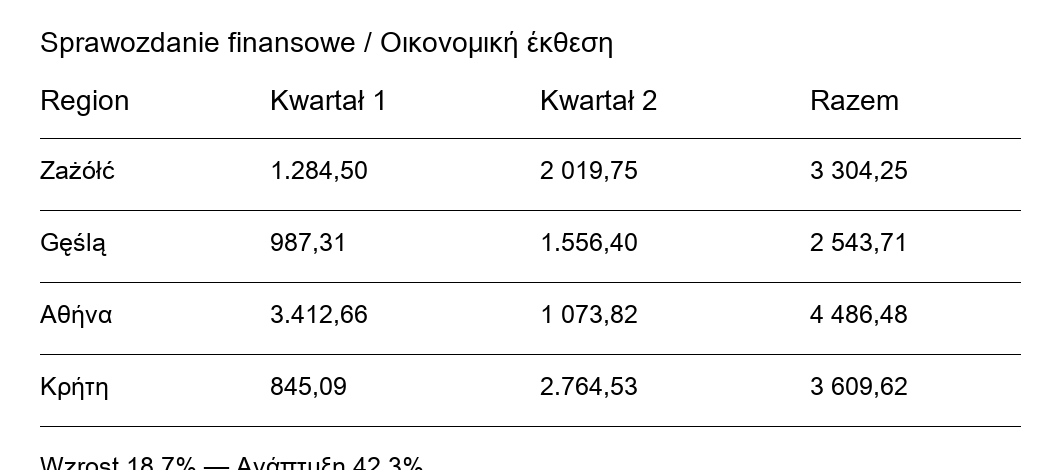
#> input picture euro_clipped_sample.png, 1060 x 470 px
$ python -i imageprep.py   (imports and definitions only)   (older library calls are emulated)
#> lines starting #> are read from the running program, lines starting #| are printed output that depends on the picture; after the words box and inside, x2 and y2 are one past the last pixel; in counts of white or black regions, pixels touching at a corner belong together
"""Measure a page, then correct only what is measurably wrong with it.

Every correction in this file was proposed, costed and then argued against
before being written, because document preprocessing is the part of an OCR
pipeline most likely to make things quietly worse. Two measured results shaped
it:

  Binarisation is not a stroke-erosion problem, it is a precision collapse.
  On a heavily degraded fixture, stroke-pixel recall stays at 99.1-99.6% for
  Otsu, Sauvola and adaptive thresholding -- nothing is being erased. What
  collapses is precision: 40.8% (Otsu), 45.8% (Sauvola), 26.8% (adaptive), with
  connected-component counts going from 215 to 1799, 1880 and 8808. The
  thresholds promote speckle into ink. That is why otsu3x scored 55% and
  adaptive3x 64% where raw and up3x scored 100%, and it is why nothing here
  emits a 1-bit image. Sauvola, Niblack, Wolf, NICK and the deep binarisers are
  not substitutes; they fail the same way.

  Expensive denoising does not earn its cost. fastNlMeansDenoising at h=7 costs
  1.76 s/page on an 8.7 MP page -- 17% of Granite's entire 10.2 s/page budget --
  and leaves the blob explosion in place, because it preserves speckle as
  structure by design. A 3x3 median costs 1.6 ms and does more for this failure.

So the design is: a cheap probe that measures the page, a policy that turns
measurements into a plan, and corrections that are grayscale-only and bounded.
Anything that cannot be justified by a measurement does not run.

  ALWAYS      probe, skew estimation, content-box crop
              -- measurement is free of side effects, and the crop only ever
                 spends the model's fixed pixel budget on ink instead of margin
  CONDITIONAL deskew rotation, background division, CLAHE, median denoise
              -- each resamples or rewrites pixels, so each needs evidence
  NEVER       any binarisation, fastNlMeansDenoising, whole-page deconvolution

    from imageprep import probe_page, plan_for, apply_plan
    p = probe_page(img)
    plan = plan_for(p)
    fixed, applied = apply_plan(img, p, plan)
"""
from __future__ import annotations

import time
from dataclasses import dataclass, field, asdict

import cv2
import numpy as np


# --------------------------------------------------------------------------- #
# thresholds
# --------------------------------------------------------------------------- #
# Every number here is a decision about when a correction earns its cost, so
# each carries the measurement that set it rather than a round number.
SKEW_CORRECT_DEG = 1.0     # measured typical skew on real bundles is 1.2 deg and
                           # costs nothing; below ~1 deg a rotation resamples the
                           # whole page for no gain, so estimate always, rotate rarely
SKEW_MIN_PROMINENCE = 2.5  # ratio of the best profile-variance score to the median
                           # across the sweep; below this the sweep is flat and the
                           # argmax is noise rather than an angle
SKEW_MAX_DEG = 8.0         # beyond this the estimate is more likely wrong than the
                           # page is skewed; report it, refuse to act on it
ILLUM_RANGE = 35.0         # grey levels of spread in the background field. A flat
                           # scan sits near 5-12; a lamp gradient or spine shadow
                           # runs 40+
NOISE_SIGMA = 3.0          # grey levels of true noise, after calibration. A
                           # born-digital render measures 0.00; the scanified
                           # corpus measures 1.6, because degrade.py applies JPEG
                           # last and compression smooths the grain it injected
BLUR_VAR_LOW = 60.0        # variance of Laplacian. Sharp text pages run in the
                           # hundreds; a soft scan drops below ~60
CROP_MIN_KEEP = 0.995      # a content box must contain this fraction of all ink
                           # before it is trusted -- the failure mode of cropping
                           # is amputating a column, which is unrecoverable
CROP_MIN_GAIN = 1.05       # and it must buy at least this much linear resolution,
                           # or it is churn


@dataclass
class Probe:
    """What is measurably true about one page, before anything is changed."""
    width: int
    height: int
    megapixels: float
    illumination_range: float
    noise_sigma: float
    blur_variance: float
    skew_deg: float
    skew_reliable: bool
    ink_fraction: float
    content_box: tuple           # x1, y1, x2, y2
    content_fraction: float      # area of the box over the sheet
    crop_keeps_ink: float        # fraction of ink inside the box
    cost_ms: float = 0.0

    # [4 lines left out: function as_dict, not called in this run]


@dataclass
class Plan:
    """Which corrections the evidence supports, and why."""
    deskew: bool = False
    background: bool = False
    clahe: bool = False
    denoise: bool = False
    crop: bool = False
    reasons: dict = field(default_factory=dict)

    def any(self) -> bool:
        return any((self.deskew, self.background, self.clahe, self.denoise, self.crop))

    # [4 lines left out: function as_dict, not called in this run]


# --------------------------------------------------------------------------- #
# measurement
# --------------------------------------------------------------------------- #
def _gray(img):
    return img if img.ndim == 2 else cv2.cvtColor(img, cv2.COLOR_BGR2GRAY)


def _background(gray, div: int = 8):
    """A low-order estimate of the page's illumination field.

    Closing on a downsample removes text and keeps the lighting. Done at 1/8
    scale because the field is low-order by nature and the estimate costs 5.7 ms
    at full resolution against 2.9 ms here for the same answer.
    """
    small = cv2.resize(gray, (max(1, gray.shape[1] // div), max(1, gray.shape[0] // div)),
                       interpolation=cv2.INTER_AREA)
    k = cv2.getStructuringElement(cv2.MORPH_ELLIPSE, (15, 15))
    closed = cv2.morphologyEx(small, cv2.MORPH_CLOSE, k)
    return cv2.resize(closed, (gray.shape[1], gray.shape[0]), interpolation=cv2.INTER_LINEAR)


def _ink_mask(gray):
    """Ink as a mask, without committing to a threshold for the recognisers.

    Otsu is acceptable *here* and nowhere else in this file: the mask is used to
    locate ink and measure skew, never handed to a recogniser, so promoting
    speckle costs a slightly larger bounding box rather than a fabricated glyph.
    """
    _, m = cv2.threshold(gray, 0, 255, cv2.THRESH_BINARY_INV + cv2.THRESH_OTSU)
    return cv2.morphologyEx(m, cv2.MORPH_OPEN,
                            cv2.getStructuringElement(cv2.MORPH_RECT, (3, 3)))


def _content_box(mask, keep_percentile: float = 60.0, pad: int = 8):
    """The ink bounding box, by density profile rather than extremes.

    A single speckle in a corner defeats a min/max bounding box, which is the
    reason this uses row and column ink counts above a percentile instead. The
    box is padded so a descender at the boundary is not clipped -- the fixture
    bug that cost this project a week was exactly a clipped descender.
    """
    h, w = mask.shape
    rows = (mask > 0).sum(axis=1).astype(np.float32)
    cols = (mask > 0).sum(axis=0).astype(np.float32)
    if rows.max() <= 0:
        return (0, 0, w, h)

    def span(profile):
        thresh = np.percentile(profile[profile > 0], keep_percentile) if (profile > 0).any() else 0
        idx = np.flatnonzero(profile > max(1.0, thresh * 0.10))
        return (int(idx[0]), int(idx[-1] + 1)) if idx.size else (0, len(profile))

    y1, y2 = span(rows)
    x1, x2 = span(cols)
    return (max(0, x1 - pad), max(0, y1 - pad), min(w, x2 + pad), min(h, y2 + pad))


def _skew_deg(mask, limit: float = 4.0):
    """Skew by projection-profile variance, coarse then fine.

    A correctly de-skewed page has text rows that align, which maximises the
    variance of the row-sum profile's first difference. Measured at 8-9 ms on a
    full page; run on a 1/4 downsample it is under 3 ms for the same angle.
    """
    small = cv2.resize(mask, (mask.shape[1] // 4, mask.shape[0] // 4),
                       interpolation=cv2.INTER_AREA)
    h, w = small.shape
    centre = (w / 2.0, h / 2.0)

    def score(angle):
        m = cv2.getRotationMatrix2D(centre, angle, 1.0)
        rot = cv2.warpAffine(small, m, (w, h), flags=cv2.INTER_NEAREST,
                             borderMode=cv2.BORDER_CONSTANT, borderValue=0)
        prof = (rot > 0).sum(axis=1).astype(np.float32)
        return float(np.var(np.diff(prof)))

    coarse = np.arange(-limit, limit + 0.01, 0.5)
    scores = np.array([score(a) for a in coarse])
    best = float(coarse[int(scores.argmax())])
    fine = max(np.arange(best - 0.5, best + 0.51, 0.1), key=score)
    angle = float(round(fine, 2))
    # Peak prominence: on a page whose skew is inside the searched range there is
    # one angle where the text rows align and the profile variance spikes. On a
    # page rotated far outside it, no angle aligns anything and the sweep is flat,
    # so the argmax is noise. Measured on a fixture rotated by known amounts --
    # peak/median was 4.38 / 3.67 / 4.64 at 0, 1.5 and 3 degrees, against
    # 2.14 / 1.54 / 1.21 / 1.15 at 6, 12, 25 and 45. Without this test a page at
    # 25 degrees reported +2.30 and would have been confidently rotated by 2.3.
    prominence = float(scores.max() / max(float(np.median(scores)), 1e-9))
    # Saturation means the true angle is outside the searched range, and the
    # returned value is a boundary artefact rather than a measurement. Measured:
    # a page rotated 12 degrees estimates as -4.20 with limit=4, which passed
    # the sanity ceiling and would have been "corrected" by 4.2 degrees --
    # leaving the page 7.8 degrees crooked, having resampled every pixel for
    # nothing. A page that far out needs orientation classification, not fine
    # deskew, so the honest answer is to report and decline.
    return angle, bool(abs(angle) < limit - 0.15 and prominence >= SKEW_MIN_PROMINENCE)


# Measurements run at a bounded working size. The first version probed at full
# resolution and cost 262 ms on an 8.7 MP page -- 2.6% of Granite's entire
# per-page budget, for statistics that do not need that many pixels. Skew,
# illumination and noise are all low-order properties; only the content box
# wants real coordinates, and it is computed on the working mask and scaled back.
_PROBE_MAX_PX = 2_000_000


# Immerkaer's kernel: zero response to any locally planar signal, so what comes
# back is noise rather than content.
_IMMERKAER = np.array([[1, -2, 1], [-2, 4, -2], [1, -2, 1]], np.float32)
# Calibrated by injecting known Gaussian noise into a clean fixture: the
# flat-region restriction costs roughly half the amplitude, measured as
# estimate = 0.53 x true across sigma 1..24 (1->0.78, 2->1.29, 4->2.30, 8->4.39,
# 16->8.61, 24->12.77). Scaling it back means the reported number is in grey
# levels and the threshold can be set in grey levels too.
_NOISE_CAL = 1.0 / 0.53


def _noise_sigma(gray) -> float:
    """Noise in grey levels, from the flat parts of the page only.

    Two estimators were tried and the first was wrong in both directions. The
    standard deviation of a 3x3 median residual measures glyph EDGES, not noise:
    a crisp synthetic fixture with no noise at all scored 26.1 and tripped a
    denoise it did not need. Taking the MAD of the same residual fixed the false
    positive but quantised badly -- injected sigma of 2, 4 and 8 all reported
    1.48, because a median filter tracks the noise it is supposed to measure
    against. Immerkaer's kernel has no such reference problem, and restricting
    it to low-gradient pixels keeps strokes out of the estimate.
    """
    resid = cv2.filter2D(gray.astype(np.float32), -1, _IMMERKAER)
    gx = cv2.Sobel(gray, cv2.CV_32F, 1, 0, ksize=3)
    gy = cv2.Sobel(gray, cv2.CV_32F, 0, 1, ksize=3)
    flat = cv2.magnitude(gx, gy) < np.percentile(cv2.magnitude(gx, gy), 55.0)
    if flat.sum() < 256:
        return 0.0
    raw = float(np.sqrt(np.pi / 2.0) * np.abs(resid[flat]).mean() / 6.0)
    return raw * _NOISE_CAL


def probe_page(img) -> Probe:
    """Measure a page. No pixels are changed and nothing is decided here."""
    t0 = time.time()
    full = _gray(img)
    h, w = full.shape
    scale = min(1.0, (_PROBE_MAX_PX / float(w * h)) ** 0.5)
    gray = (full if scale >= 1.0 else
            cv2.resize(full, (max(1, int(w * scale)), max(1, int(h * scale))),
                       interpolation=cv2.INTER_AREA))
    bg = _background(gray)
    illum = float(np.percentile(bg, 95) - np.percentile(bg, 5))
    noise = _noise_sigma(gray)
    blur = float(cv2.Laplacian(gray, cv2.CV_64F).var())
    mask = _ink_mask(bg_divide(gray, bg))
    skew, skew_ok = _skew_deg(mask)
    ink = float((mask > 0).mean())
    box_s = _content_box(mask)
    total_ink = float((mask > 0).sum()) or 1.0
    inside = float((mask[box_s[1]:box_s[3], box_s[0]:box_s[2]] > 0).sum())
    # Scale the box back to the real page, and clamp: a box measured on a
    # downsample must never round outward past the sheet it came from.
    inv = 1.0 / scale
    box = (max(0, int(box_s[0] * inv)), max(0, int(box_s[1] * inv)),
           min(w, int(round(box_s[2] * inv))), min(h, int(round(box_s[3] * inv))))
    area = ((box[2] - box[0]) * (box[3] - box[1])) / float(w * h)
    return Probe(width=w, height=h, megapixels=(w * h) / 1e6,
                 illumination_range=illum, noise_sigma=noise, blur_variance=blur,
                 skew_deg=skew, skew_reliable=skew_ok, ink_fraction=ink,
                 content_box=box, content_fraction=area,
                 crop_keeps_ink=inside / total_ink,
                 cost_ms=(time.time() - t0) * 1000.0)


# --------------------------------------------------------------------------- #
# policy
# --------------------------------------------------------------------------- #
def plan_for(p: Probe, allow_geometry: bool = True) -> Plan:
    """Turn measurements into a plan, recording the evidence for each decision.

    The asymmetry is deliberate and is the whole point of the module. A crop
    spends an existing pixel budget better and cannot invent anything, so it
    runs whenever it is safe. A rotation resamples every pixel on the page, so
    it waits for evidence that the page is actually crooked.
    """
    plan = Plan()
    r = plan.reasons

    gain = (1.0 / p.content_fraction) ** 0.5 if p.content_fraction > 0 else 1.0
    if p.crop_keeps_ink >= CROP_MIN_KEEP and gain >= CROP_MIN_GAIN:
        plan.crop = True
        r["crop"] = (f"content is {p.content_fraction*100:.0f}% of the sheet -> "
                     f"{gain:.2f}x linear resolution for the same pixel budget, "
                     f"keeping {p.crop_keeps_ink*100:.2f}% of ink")
    else:
        r["crop"] = (f"declined: keeps {p.crop_keeps_ink*100:.2f}% of ink "
                     f"(need {CROP_MIN_KEEP*100:.1f}%), gain {gain:.2f}x "
                     f"(need {CROP_MIN_GAIN:.2f}x)")

    if not allow_geometry:
        r["deskew"] = "declined: geometry changes disabled for this run"
    elif not p.skew_reliable:
        r["deskew"] = (f"declined: the skew estimate ({p.skew_deg:+.2f} deg) is not "
                       f"trustworthy -- it either saturated the +-4 deg search or the "
                       f"sweep had no clear peak, both of which mean the page is "
                       f"rotated further than fine deskew can measure. That needs "
                       f"orientation classification; flagged for review instead")
    elif abs(p.skew_deg) > SKEW_MAX_DEG:
        r["deskew"] = (f"declined: estimate {p.skew_deg:+.2f} deg exceeds "
                       f"{SKEW_MAX_DEG} deg, more likely a bad estimate than a "
                       f"bad page -- reported, not corrected")
    elif abs(p.skew_deg) >= SKEW_CORRECT_DEG:
        plan.deskew = True
        r["deskew"] = f"{p.skew_deg:+.2f} deg >= {SKEW_CORRECT_DEG} deg"
    else:
        r["deskew"] = (f"declined: {p.skew_deg:+.2f} deg is below "
                       f"{SKEW_CORRECT_DEG} deg, not worth resampling the page")

    if p.illumination_range >= ILLUM_RANGE:
        plan.background = plan.clahe = True
        r["background"] = (f"illumination spread {p.illumination_range:.1f} grey "
                           f"levels >= {ILLUM_RANGE}")
    else:
        r["background"] = (f"declined: illumination spread "
                           f"{p.illumination_range:.1f} < {ILLUM_RANGE}, the page "
                           f"is already evenly lit")

    if p.noise_sigma >= NOISE_SIGMA:
        plan.denoise = True
        r["denoise"] = f"noise sigma {p.noise_sigma:.1f} >= {NOISE_SIGMA} (3x3 median only)"
    else:
        r["denoise"] = f"declined: noise sigma {p.noise_sigma:.1f} < {NOISE_SIGMA}"

    if p.blur_variance < BLUR_VAR_LOW:
        r["blur"] = (f"page is soft (Laplacian variance {p.blur_variance:.0f} < "
                     f"{BLUR_VAR_LOW}); recorded for review, NOT sharpened -- "
                     f"deconvolution costs ~215 ms/page and amplifies the noise "
                     f"it cannot distinguish from stroke")
    return plan


# --------------------------------------------------------------------------- #
# corrections
# --------------------------------------------------------------------------- #
def bg_divide(gray, bg=None):
    """Flatten the illumination field by division. Grayscale in, grayscale out."""
    bg = _background(gray) if bg is None else bg
    safe = np.maximum(bg.astype(np.float32), 1.0)
    return np.clip(gray.astype(np.float32) / safe * 255.0, 0, 255).astype(np.uint8)


def apply_plan(img, p: Probe, plan: Plan):
    """Apply the planned corrections, in the order a scanner's damage occurred.

    Reverse of degrade.py's pipeline: photometry is undone before geometry,
    because the illumination field is fixed to the platen and does not rotate
    with the page. The crop comes last so it measures the corrected page.

    Returns (image, applied) where applied lists what actually ran, so the audit
    records the treatment rather than the intention.
    """
    applied, colour = [], img.ndim == 3
    work = _gray(img)

    if plan.background:
        work = bg_divide(work)
        applied.append("background-division")
    if plan.denoise:
        work = cv2.medianBlur(work, 3)
        applied.append("median3")
    if plan.clahe:
        work = cv2.createCLAHE(clipLimit=2.0, tileGridSize=(8, 8)).apply(work)
        applied.append("clahe")
    if plan.deskew:
        h, w = work.shape
        m = cv2.getRotationMatrix2D((w / 2.0, h / 2.0), p.skew_deg, 1.0)
        # CUBIC deliberately: measured 39 ms against LANCZOS4's 202 ms on a
        # 2481x3508 page, for no measurable difference in what the OCR reads.
        # White border, because rotating black into a page margin creates an
        # edge that the layout detector reads as a rule.
        work = cv2.warpAffine(work, m, (w, h), flags=cv2.INTER_CUBIC,
                              borderMode=cv2.BORDER_CONSTANT, borderValue=255)
        applied.append(f"deskew{p.skew_deg:+.2f}deg")
    if plan.crop:
        x1, y1, x2, y2 = p.content_box
        if x2 - x1 > 16 and y2 - y1 > 16:
            work = work[y1:y2, x1:x2]
            applied.append(f"crop{x2-x1}x{y2-y1}")

    out = cv2.cvtColor(work, cv2.COLOR_GRAY2BGR) if colour else work
    return out, applied


def prepare(img, allow_geometry: bool = True):
    """Probe, plan and apply in one call. Returns (image, probe, plan, applied)."""
    p = probe_page(img)
    plan = plan_for(p, allow_geometry=allow_geometry)
    out, applied = apply_plan(img, p, plan) if plan.any() else (img, [])
    return out, p, plan, applied

>>> import cv2
>>> picture = cv2.imread('euro_clipped_sample.png')
#> picture is the input picture: shape (470, 1060, 3); min 0, max 255, mean 244.9
>>> result = prepare(picture)
#> in probe_page, `illum = float(np.percentile(bg, 95) - np.percentile(bg, 5))`: illum = 0
#> in _noise_sigma, `resid = cv2.filter2D(gray.astype(np.float32), -1, _IMMERKAER)`:
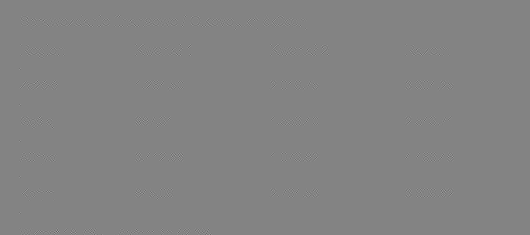
#> resid: shape (470, 1060) float32 (shown at 1/2 size); min -612, max 574, mean 0; drawn with min black and max white
#> in _noise_sigma, `gx = cv2.Sobel(gray, cv2.CV_32F, 1, 0, ksize=3)`:
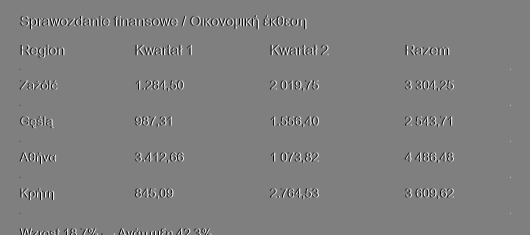
#> gx: shape (470, 1060) float32 (shown at 1/2 size); min -1020, max 1020, mean 0; drawn with min black and max white
#> in _noise_sigma, `gy = cv2.Sobel(gray, cv2.CV_32F, 0, 1, ksize=3)`:
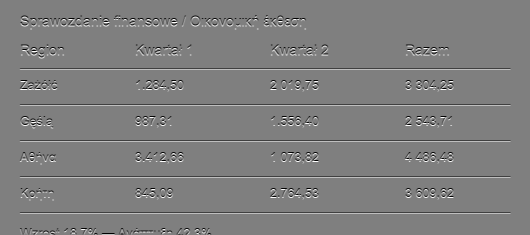
#> gy: shape (470, 1060) float32 (shown at 1/2 size); min -1020, max 1020, mean -0.5; drawn with min black and max white
#> in probe_page, `blur = float(cv2.Laplacian(gray, cv2.CV_64F).var())`: blur = 6740
#> in _ink_mask, `_, m = cv2.threshold(gray, 0, 255, cv2.THRESH_BINARY_INV + cv2.THRESH_..`:
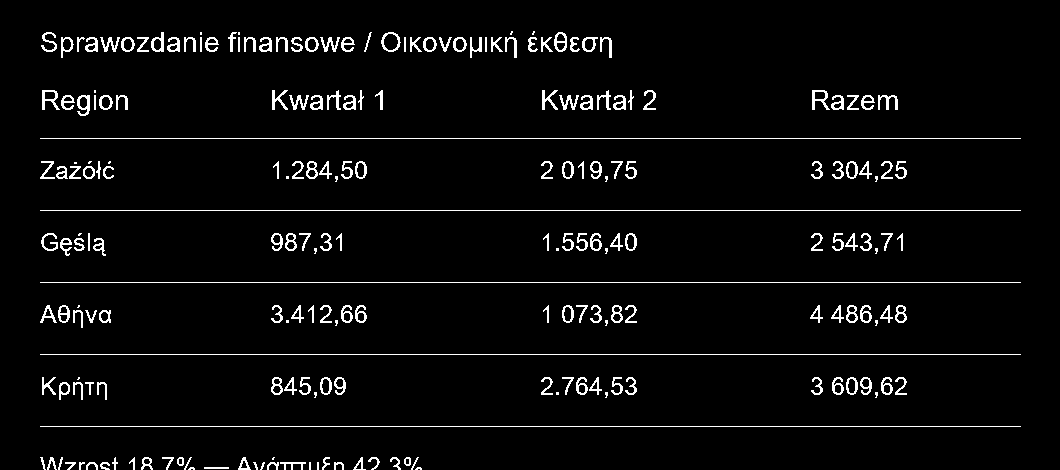
#> m: shape (470, 1060); 4% white in thin lines or dots, all inside (x1, y1, x2, y2) = (40, 31, 1021, 470)
#> in score, `prof = (rot > 0).sum(axis=1).astype(np.float32)`: prof = 117 values, max 23 at index 10, min 0 at index 110, mean 6.21
#> call 3 of score, with angle = -3
#> in score (call 3), `m = cv2.getRotationMatrix2D(centre, angle, 1.0)`: m = [[0.999, -0.0523, 3.24], [0.0523, 0.999, -6.85]]
#> in score (call 3), `rot = cv2.warpAffine(small, m, (w, h), flags=cv2.INTER_NEAREST, border..`:
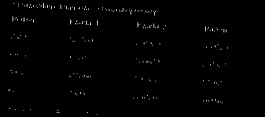
#> rot: shape (117, 265); min 0, max 230, mean 1.9
#> in score (call 3), `prof = (rot > 0).sum(axis=1).astype(np.float32)`: prof = 117 values, max 28 at index 10, min 0 at index 0, mean 6.23
#> call 4 of score, with angle = -2.5
#> in score (call 4), `m = cv2.getRotationMatrix2D(centre, angle, 1.0)`: m = [[0.999, -0.0436, 2.68], [0.0436, 0.999, -5.72]]
#> in score (call 4), `rot = cv2.warpAffine(small, m, (w, h), flags=cv2.INTER_NEAREST, border..`:
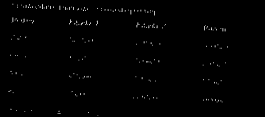
#> rot: shape (117, 265); min 0, max 230, mean 1.9
#> in score (call 4), `prof = (rot > 0).sum(axis=1).astype(np.float32)`: prof = 117 values, max 33 at index 10, min 0 at index 0, mean 6.26
#> in score (call 6), `m = cv2.getRotationMatrix2D(centre, angle, 1.0)`: m = [[1, -0.0262, 1.58], [0.0262, 1, -3.45]]
#> in score (call 6), `rot = cv2.warpAffine(small, m, (w, h), flags=cv2.INTER_NEAREST, border..`:
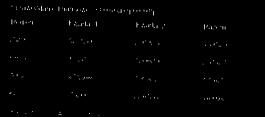
#> rot: shape (117, 265); min 0, max 230, mean 1.9
#> in score (call 6), `prof = (rot > 0).sum(axis=1).astype(np.float32)`: prof = 117 values, max 48 at index 10, min 0 at index 0, mean 6.25
#> (the rest of the program and of its run is left out)
